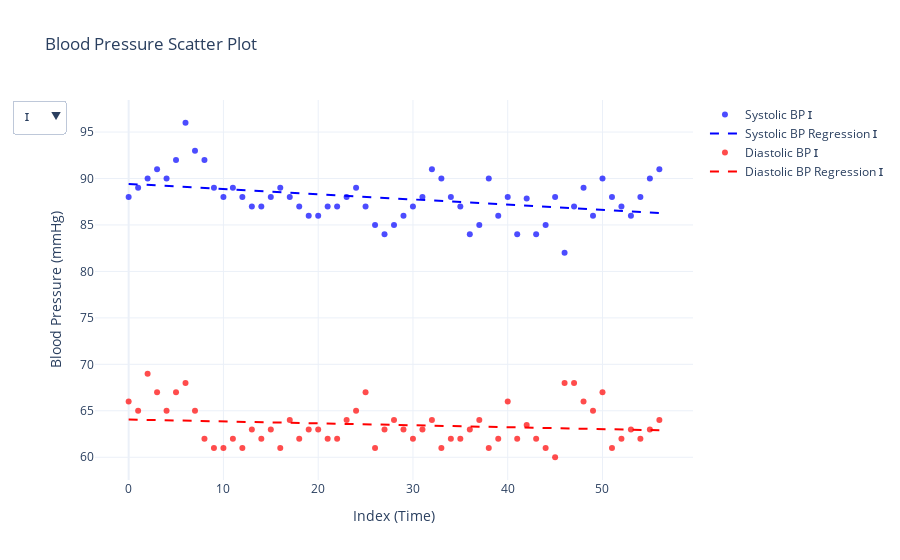

The cell this chart's notebook holds for it:
### Markdown cell above
###  **Interactive Scatter polt and Linear regression for Blood prussure(Systolic, Diastolic)**

### Code cell
# Ensure column names are clean
df_filled.columns = df_filled.columns.str.strip()

# Define Blood Pressure measurement columns (Systolic & Diastolic)
bp_systolic_columns = {
    'I': 'Blood-Pressure(systolic)(mmHg)-Z',
    'II': 'Blood-Pressure(systolic)(mmHg)-R',
    'III': 'Blood-Pressure(systolic)(mmHg)-O',
    'IV': 'Blood-Pressure(systolic)(mmHg)-J'
}

bp_diastolic_columns = {
    'I': 'Blood-Pressure(diastolic)(mmHg)-Z',
    'II': 'Blood-Pressure(diastolic)(mmHg)-R',
    'III': 'Blood-Pressure(diastolic)(mmHg)-O',
    'IV': 'Blood-Pressure(diastolic)(mmHg)-J'
}

roman_labels = ['Ⅰ', 'Ⅱ', 'Ⅲ', 'Ⅳ']

fig = go.Figure()

# Creating dropdown options
dropdown_options = []
for i, (label, sys_col, dia_col) in enumerate(zip(roman_labels, bp_systolic_columns.values(), bp_diastolic_columns.values())):
    sys_data = pd.to_numeric(df_filled[sys_col], errors='coerce').dropna()
    dia_data = pd.to_numeric(df_filled[dia_col], errors='coerce').dropna()
    aligned_index = df_filled.index[df_filled[sys_col].notna()]  # Keep only valid indices

    # Linear regression for Systolic & Diastolic
    if len(sys_data) > 1:
        sys_slope, sys_intercept, _, _, _ = stats.linregress(aligned_index, sys_data)
    else:
        sys_slope, sys_intercept = 0, sys_data.mean() if not sys_data.empty else 0

    if len(dia_data) > 1:
        dia_slope, dia_intercept, _, _, _ = stats.linregress(aligned_index, dia_data)
    else:
        dia_slope, dia_intercept = 0, dia_data.mean() if not dia_data.empty else 0

    # Scatter plot for Systolic Blood Pressure
    fig.add_trace(go.Scatter(
        x=df_filled.index, 
        y=sys_data, 
        mode='markers', 
        name=f'Systolic BP {label}',
        marker=dict(size=6, opacity=0.7, color='blue'),
        visible=(i == 0)
    ))

    # Regression line for Systolic Blood Pressure
    fig.add_trace(go.Scatter(
        x=df_filled.index, 
        y=sys_slope * df_filled.index + sys_intercept,
        mode='lines',
        name=f'Systolic BP Regression {label}',
        line=dict(dash='dash', color='blue'),
        visible=(i == 0)
    ))

    # Scatter plot for Diastolic Blood Pressure
    fig.add_trace(go.Scatter(
        x=df_filled.index, 
        y=dia_data, 
        mode='markers', 
        name=f'Diastolic BP {label}',
        marker=dict(size=6, opacity=0.7, color='red'),
        visible=(i == 0)
    ))

    # Regression line for Diastolic Blood Pressure
    fig.add_trace(go.Scatter(
        x=df_filled.index, 
        y=dia_slope * df_filled.index + dia_intercept,
        mode='lines',
        name=f'Diastolic BP Regression {label}',
        line=dict(dash='dash', color='red'),
        visible=(i == 0)
    ))

    dropdown_options.append(
        dict(label=label,
             method="update",
             args=[{"visible": [j // 4 == i for j in range(4 * len(roman_labels))]},
                   {"title": f"Blood Pressure Scatter Plot & Regression - {label}"}])
    )

fig.update_layout(
    title="Blood Pressure Scatter Plot",
    xaxis_title="Index (Time)",
    yaxis_title="Blood Pressure (mmHg)",
    updatemenus=[dict(buttons=dropdown_options, direction="down", showactive=True)],
    template="plotly_white"
)

fig.show()

### Figure 1 — Plotly figure (JSON) as saved in the notebook; plotly's stock layout.template omitted (floating-point values rounded to 4 significant figures)
{"data": [{"marker": {"color": "blue", "opacity": 0.7, "size": 6}, "mode": "markers", "name": "Systolic BP Ⅰ", "type": "scatter", "visible": true, "x": [0, 1, 2, 3, 4, 5, 6, 7, 8, 9, 10, 11, 12, 13, 14, 15, 16, 17, 18, 19, 20, 21, 22, 23, 24, 25, 26, 27, 28, 29, 30, 31, 32, 33, 34, 35, 36, 37, 38, 39, 40, 41, 42, 43, 44, 45, 46, 47, 48, 49, 50, 51, 52, 53, 54, 55, 56], "y": [88, 89, 90, 91, 90, 92, 96, 93, 92, 89, 88, 89, 88, 87, 87, 88, 89, 88, 87, 86, 86, 87, 87, 88, 89, 87, 85, 84, 85, 86, 87, 88, 91, 90, 88, 87, 84, 85, 90, 86, 88, 84, 87.86, 84, 85, 88, 82, 87, 89, 86, 90, 88, 87, 86, 88, 90, 91]}, {"line": {"color": "blue", "dash": "dash"}, "mode": "lines", "name": "Systolic BP Regression Ⅰ", "type": "scatter", "visible": true, "x": [0, 1, 2, 3, 4, 5, 6, 7, 8, 9, 10, 11, 12, 13, 14, 15, 16, 17, 18, 19, 20, 21, 22, 23, 24, 25, 26, 27, 28, 29, 30, 31, 32, 33, 34, 35, 36, 37, 38, 39, 40, 41, 42, 43, 44, 45, 46, 47, 48, 49, 50, 51, 52, 53, 54, 55, 56], "y": [89.42, 89.36, 89.31, 89.25, 89.2, 89.14, 89.08, 89.03, 88.97, 88.92, 88.86, 88.81, 88.75, 88.69, 88.64, 88.58, 88.53, 88.47, 88.42, 88.36, 88.3, 88.25, 88.19, 88.14, 88.08, 88.02, 87.97, 87.91, 87.86, 87.8, 87.75, 87.69, 87.63, 87.58, 87.52, 87.47, 87.41, 87.35, 87.3, 87.24, 87.19, 87.13, 87.08, 87.02, 86.96, 86.91, 86.85, 86.8, 86.74, 86.69, 86.63, 86.57, 86.52, 86.46, 86.41, 86.35, 86.29]}, {"marker": {"color": "red", "opacity": 0.7, "size": 6}, "mode": "markers", "name": "Diastolic BP Ⅰ", "type": "scatter", "visible": true, "x": [0, 1, 2, 3, 4, 5, 6, 7, 8, 9, 10, 11, 12, 13, 14, 15, 16, 17, 18, 19, 20, 21, 22, 23, 24, 25, 26, 27, 28, 29, 30, 31, 32, 33, 34, 35, 36, 37, 38, 39, 40, 41, 42, 43, 44, 45, 46, 47, 48, 49, 50, 51, 52, 53, 54, 55, 56], "y": [66, 65, 69, 67, 65, 67, 68, 65, 62, 61, 61, 62, 61, 63, 62, 63, 61, 64, 62, 63, 63, 62, 62, 64, 65, 67, 61, 63, 64, 63, 62, 63, 64, 61, 62, 62, 63, 64, 61, 62, 66, 62, 63.48, 62, 61, 60, 68, 68, 66, 65, 67, 61, 62, 63, 62, 63, 64]}, {"line": {"color": "red", "dash": "dash"}, "mode": "lines", "name": "Diastolic BP Regression Ⅰ", "type": "scatter", "visible": true, "x": [0, 1, 2, 3, 4, 5, 6, 7, 8, 9, 10, 11, 12, 13, 14, 15, 16, 17, 18, 19, 20, 21, 22, 23, 24, 25, 26, 27, 28, 29, 30, 31, 32, 33, 34, 35, 36, 37, 38, 39, 40, 41, 42, 43, 44, 45, 46, 47, 48, 49, 50, 51, 52, 53, 54, 55, 56], "y": [64.06, 64.04, 64.02, 64.0, 63.98, 63.96, 63.94, 63.92, 63.89, 63.87, 63.85, 63.83, 63.81, 63.79, 63.77, 63.75, 63.73, 63.71, 63.69, 63.67, 63.65, 63.63, 63.61, 63.59, 63.56, 63.54, 63.52, 63.5, 63.48, 63.46, 63.44, 63.42, 63.4, 63.38, 63.36, 63.34, 63.32, 63.3, 63.28, 63.26, 63.23, 63.21, 63.19, 63.17, 63.15, 63.13, 63.11, 63.09, 63.07, 63.05, 63.03, 63.01, 62.99, 62.97, 62.95, 62.93, 62.9]}, {"marker": {"color": "blue", "opacity": 0.7, "size": 6}, "mode": "markers", "name": "Systolic BP Ⅱ", "type": "scatter", "visible": false, "x": [0, 1, 2, 3, 4, 5, 6, 7, 8, 9, 10, 11, 12, 13, 14, 15, 16, 17, 18, 19, 20, 21, 22, 23, 24, 25, 26, 27, 28, 29, 30, 31, 32, 33, 34, 35, 36, 37, 38, 39, 40, 41, 42, 43, 44, 45, 46, 47, 48, 49, 50, 51, 52, 53, 54, 55, 56], "y": [118, 106, 114, 112.7, 113, 107, 112, 117, 111, 109, 112.7, 114, 112.7, 108, 110, 114, 108, 108, 110, 108, 105, 108, 110, 99, 112.7, 108, 112, 127, 112, 119, 108, 112, 115, 118, 124, 119, 123, 118, 120, 119, 120, 108, 117, 110, 114, 105, 108, 125, 111, 114, 108, 110, 108, 111, 113, 114, 112]}, {"line": {"color": "blue", "dash": "dash"}, "mode": "lines", "name": "Systolic BP Regression Ⅱ", "type": "scatter", "visible": false, "x": [0, 1, 2, 3, 4, 5, 6, 7, 8, 9, 10, 11, 12, 13, 14, 15, 16, 17, 18, 19, 20, 21, 22, 23, 24, 25, 26, 27, 28, 29, 30, 31, 32, 33, 34, 35, 36, 37, 38, 39, 40, 41, 42, 43, 44, 45, 46, 47, 48, 49, 50, 51, 52, 53, 54, 55, 56], "y": [111.2, 111.3, 111.4, 111.4, 111.5, 111.5, 111.6, 111.6, 111.7, 111.7, 111.8, 111.8, 111.9, 111.9, 112.0, 112.0, 112.1, 112.1, 112.2, 112.2, 112.3, 112.3, 112.4, 112.4, 112.5, 112.5, 112.6, 112.6, 112.7, 112.7, 112.8, 112.8, 112.9, 112.9, 113.0, 113.0, 113.1, 113.1, 113.2, 113.2, 113.3, 113.3, 113.4, 113.4, 113.5, 113.5, 113.6, 113.6, 113.7, 113.7, 113.8, 113.8, 113.9, 113.9, 114.0, 114.0, 114.1]}, {"marker": {"color": "red", "opacity": 0.7, "size": 6}, "mode": "markers", "name": "Diastolic BP Ⅱ", "type": "scatter", "visible": false, "x": [0, 1, 2, 3, 4, 5, 6, 7, 8, 9, 10, 11, 12, 13, 14, 15, 16, 17, 18, 19, 20, 21, 22, 23, 24, 25, 26, 27, 28, 29, 30, 31, 32, 33, 34, 35, 36, 37, 38, 39, 40, 41, 42, 43, 44, 45, 46, 47, 48, 49, 50, 51, 52, 53, 54, 55, 56], "y": [79, 71, 76, 77, 77, 66, 82, 77, 71, 70, 74.78, 71, 74.78, 73, 72, 75, 75, 76, 74, 72, 76, 72, 77, 74, 73, 71, 79, 75, 72, 70, 74, 81, 66, 73, 75, 70, 76, 79, 79, 79, 79, 80, 77, 81, 71, 71, 76, 77, 75, 81, 69, 75, 73, 75, 77, 75, 76]}, {"line": {"color": "red", "dash": "dash"}, "mode": "lines", "name": "Diastolic BP Regression Ⅱ", "type": "scatter", "visible": false, "x": [0, 1, 2, 3, 4, 5, 6, 7, 8, 9, 10, 11, 12, 13, 14, 15, 16, 17, 18, 19, 20, 21, 22, 23, 24, 25, 26, 27, 28, 29, 30, 31, 32, 33, 34, 35, 36, 37, 38, 39, 40, 41, 42, 43, 44, 45, 46, 47, 48, 49, 50, 51, 52, 53, 54, 55, 56], "y": [73.9, 73.93, 73.96, 73.99, 74.02, 74.05, 74.09, 74.12, 74.15, 74.18, 74.21, 74.24, 74.28, 74.31, 74.34, 74.37, 74.4, 74.43, 74.47, 74.5, 74.53, 74.56, 74.59, 74.62, 74.66, 74.69, 74.72, 74.75, 74.78, 74.81, 74.85, 74.88, 74.91, 74.94, 74.97, 75.0, 75.04, 75.07, 75.1, 75.13, 75.16, 75.19, 75.23, 75.26, 75.29, 75.32, 75.35, 75.38, 75.41, 75.45, 75.48, 75.51, 75.54, 75.57, 75.6, 75.64, 75.67]}, {"marker": {"color": "blue", "opacity": 0.7, "size": 6}, "mode": "markers", "name": "Systolic BP Ⅲ", "type": "scatter", "visible": false, "x": [0, 1, 2, 3, 4, 5, 6, 7, 8, 9, 10, 11, 12, 13, 14, 15, 16, 17, 18, 19, 20, 21, 22, 23, 24, 25, 26, 27, 28, 29, 30, 31, 32, 33, 34, 35, 36, 37, 38, 39, 40, 41, 42, 43, 44, 45, 46, 47, 48, 49, 50, 51, 52, 53, 54, 55, 56], "y": [116, 114, 115, 114, 113, 115, 111, 114, 115, 117, 111, 117, 114, 114, 114, 114, 113, 114, 114, 116, 116, 116, 113, 119, 116, 115, 113, 113, 114, 115, 118, 117, 119, 115, 113, 115, 115, 114, 114, 115, 114, 115, 116, 115, 117, 116, 116, 114, 116, 115, 114, 115, 114, 115, 116, 118, 116]}, {"line": {"color": "blue", "dash": "dash"}, "mode": "lines", "name": "Systolic BP Regression Ⅲ", "type": "scatter", "visible": false, "x": [0, 1, 2, 3, 4, 5, 6, 7, 8, 9, 10, 11, 12, 13, 14, 15, 16, 17, 18, 19, 20, 21, 22, 23, 24, 25, 26, 27, 28, 29, 30, 31, 32, 33, 34, 35, 36, 37, 38, 39, 40, 41, 42, 43, 44, 45, 46, 47, 48, 49, 50, 51, 52, 53, 54, 55, 56], "y": [114.2, 114.2, 114.3, 114.3, 114.3, 114.3, 114.4, 114.4, 114.4, 114.4, 114.5, 114.5, 114.5, 114.5, 114.6, 114.6, 114.6, 114.7, 114.7, 114.7, 114.7, 114.8, 114.8, 114.8, 114.8, 114.9, 114.9, 114.9, 114.9, 115.0, 115.0, 115.0, 115.1, 115.1, 115.1, 115.1, 115.2, 115.2, 115.2, 115.2, 115.3, 115.3, 115.3, 115.3, 115.4, 115.4, 115.4, 115.5, 115.5, 115.5, 115.5, 115.6, 115.6, 115.6, 115.6, 115.7, 115.7]}, {"marker": {"color": "red", "opacity": 0.7, "size": 6}, "mode": "markers", "name": "Diastolic BP Ⅲ", "type": "scatter", "visible": false, "x": [0, 1, 2, 3, 4, 5, 6, 7, 8, 9, 10, 11, 12, 13, 14, 15, 16, 17, 18, 19, 20, 21, 22, 23, 24, 25, 26, 27, 28, 29, 30, 31, 32, 33, 34, 35, 36, 37, 38, 39, 40, 41, 42, 43, 44, 45, 46, 47, 48, 49, 50, 51, 52, 53, 54, 55, 56], "y": [71, 75, 72, 73, 77, 76, 71, 78, 72, 76, 75, 76, 72, 71, 71, 79, 72, 77, 78, 76, 80, 72, 69, 74, 73, 69, 71, 74, 73, 71, 74, 74, 75, 66, 74, 79, 79, 81, 77, 77, 79, 75, 68, 79, 72, 72, 76, 76, 75, 78, 76, 75, 76, 76, 72, 72, 75]}, {"line": {"color": "red", "dash": "dash"}, "mode": "lines", "name": "Diastolic BP Regression Ⅲ", "type": "scatter", "visible": false, "x": [0, 1, 2, 3, 4, 5, 6, 7, 8, 9, 10, 11, 12, 13, 14, 15, 16, 17, 18, 19, 20, 21, 22, 23, 24, 25, 26, 27, 28, 29, 30, 31, 32, 33, 34, 35, 36, 37, 38, 39, 40, 41, 42, 43, 44, 45, 46, 47, 48, 49, 50, 51, 52, 53, 54, 55, 56], "y": [73.73, 73.75, 73.78, 73.8, 73.83, 73.85, 73.88, 73.9, 73.93, 73.95, 73.98, 74.0, 74.03, 74.05, 74.08, 74.1, 74.12, 74.15, 74.17, 74.2, 74.22, 74.25, 74.27, 74.3, 74.32, 74.35, 74.37, 74.4, 74.42, 74.45, 74.47, 74.5, 74.52, 74.54, 74.57, 74.59, 74.62, 74.64, 74.67, 74.69, 74.72, 74.74, 74.77, 74.79, 74.82, 74.84, 74.87, 74.89, 74.91, 74.94, 74.96, 74.99, 75.01, 75.04, 75.06, 75.09, 75.11]}, {"marker": {"color": "blue", "opacity": 0.7, "size": 6}, "mode": "markers", "name": "Systolic BP Ⅳ", "type": "scatter", "visible": false, "x": [0, 1, 2, 3, 4, 5, 6, 7, 8, 9, 10, 11, 12, 13, 14, 15, 16, 17, 18, 19, 20, 21, 22, 23, 24, 25, 26, 27, 28, 29, 30, 31, 32, 33, 34, 35, 36, 37, 38, 39, 40, 41, 42, 43, 44, 45, 46, 47, 48, 49, 50, 51, 52, 53, 54, 55, 56], "y": [129, 134, 130, 133, 131, 121, 127, 128, 119, 126, 116, 119, 122, 136, 129, 131, 125, 131, 129, 126, 128, 125, 126, 132, 128, 138, 123, 125, 127, 134, 129, 126, 133, 114, 130, 124, 123, 130, 126, 137, 133, 123, 132, 124, 129, 138, 126, 132, 124, 132, 121, 123, 125, 125, 128, 130, 130]}, {"line": {"color": "blue", "dash": "dash"}, "mode": "lines", "name": "Systolic BP Regression Ⅳ", "type": "scatter", "visible": false, "x": [0, 1, 2, 3, 4, 5, 6, 7, 8, 9, 10, 11, 12, 13, 14, 15, 16, 17, 18, 19, 20, 21, 22, 23, 24, 25, 26, 27, 28, 29, 30, 31, 32, 33, 34, 35, 36, 37, 38, 39, 40, 41, 42, 43, 44, 45, 46, 47, 48, 49, 50, 51, 52, 53, 54, 55, 56], "y": [127.3, 127.3, 127.3, 127.4, 127.4, 127.4, 127.4, 127.4, 127.4, 127.4, 127.4, 127.4, 127.5, 127.5, 127.5, 127.5, 127.5, 127.5, 127.5, 127.5, 127.5, 127.6, 127.6, 127.6, 127.6, 127.6, 127.6, 127.6, 127.6, 127.6, 127.7, 127.7, 127.7, 127.7, 127.7, 127.7, 127.7, 127.7, 127.7, 127.8, 127.8, 127.8, 127.8, 127.8, 127.8, 127.8, 127.8, 127.8, 127.9, 127.9, 127.9, 127.9, 127.9, 127.9, 127.9, 127.9, 127.9]}, {"marker": {"color": "red", "opacity": 0.7, "size": 6}, "mode": "markers", "name": "Diastolic BP Ⅳ", "type": "scatter", "visible": false, "x": [0, 1, 2, 3, 4, 5, 6, 7, 8, 9, 10, 11, 12, 13, 14, 15, 16, 17, 18, 19, 20, 21, 22, 23, 24, 25, 26, 27, 28, 29, 30, 31, 32, 33, 34, 35, 36, 37, 38, 39, 40, 41, 42, 43, 44, 45, 46, 47, 48, 49, 50, 51, 52, 53, 54, 55, 56], "y": [84, 80, 89, 87, 80, 81, 82, 82, 78, 80, 81, 83, 80, 75, 83, 81, 61, 82, 85, 86, 85, 86, 83, 91, 87, 87, 81, 86, 79, 87, 89, 89, 83, 78, 85, 84, 83, 89, 81, 78, 79, 84, 84, 77, 83, 85, 83, 83, 82, 85, 81, 86, 86, 88, 94, 86, 92]}, {"line": {"color": "red", "dash": "dash"}, "mode": "lines", "name": "Diastolic BP Regression Ⅳ", "type": "scatter", "visible": false, "x": [0, 1, 2, 3, 4, 5, 6, 7, 8, 9, 10, 11, 12, 13, 14, 15, 16, 17, 18, 19, 20, 21, 22, 23, 24, 25, 26, 27, 28, 29, 30, 31, 32, 33, 34, 35, 36, 37, 38, 39, 40, 41, 42, 43, 44, 45, 46, 47, 48, 49, 50, 51, 52, 53, 54, 55, 56], "y": [81.03, 81.11, 81.19, 81.27, 81.35, 81.43, 81.52, 81.6, 81.68, 81.76, 81.84, 81.93, 82.01, 82.09, 82.17, 82.25, 82.33, 82.42, 82.5, 82.58, 82.66, 82.74, 82.82, 82.91, 82.99, 83.07, 83.15, 83.23, 83.32, 83.4, 83.48, 83.56, 83.64, 83.72, 83.81, 83.89, 83.97, 84.05, 84.13, 84.22, 84.3, 84.38, 84.46, 84.54, 84.62, 84.71, 84.79, 84.87, 84.95, 85.03, 85.12, 85.2, 85.28, 85.36, 85.44, 85.52, 85.61]}], "layout": {"title": {"text": "Blood Pressure Scatter Plot"}, "updatemenus": [{"buttons": [{"args": [{"visible": [true, true, true, true, false, false, false, false, false, false, false, false, false, false, false, false]}, {"title": "Blood Pressure Scatter Plot & Regression - Ⅰ"}], "label": "Ⅰ", "method": "update"}, {"args": [{"visible": [false, false, false, false, true, true, true, true, false, false, false, false, false, false, false, false]}, {"title": "Blood Pressure Scatter Plot & Regression - Ⅱ"}], "label": "Ⅱ", "method": "update"}, {"args": [{"visible": [false, false, false, false, false, false, false, false, true, true, true, true, false, false, false, false]}, {"title": "Blood Pressure Scatter Plot & Regression - Ⅲ"}], "label": "Ⅲ", "method": "update"}, {"args": [{"visible": [false, false, false, false, false, false, false, false, false, false, false, false, true, true, true, true]}, {"title": "Blood Pressure Scatter Plot & Regression - Ⅳ"}], "label": "Ⅳ", "method": "update"}], "direction": "down", "showactive": true}], "xaxis": {"title": {"text": "Index (Time)"}}, "yaxis": {"title": {"text": "Blood Pressure (mmHg)"}}}}
